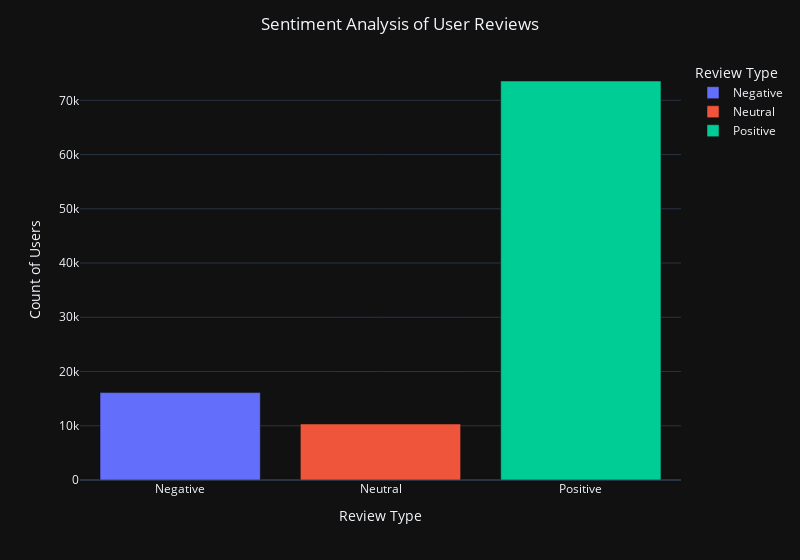

Source (notebook cell):
### Code cell
fig=px.bar(count_review_df,x='Review Type',y='Count of Users', color='Review Type', template='plotly_dark')
fig.update_layout (width=800,title=dict (text="Sentiment Analysis of User Reviews", x=0.5))
fig.show()

### Figure 1 — Plotly figure (JSON) as saved in the notebook; plotly's stock layout.template omitted (floating-point values rounded to 4 significant figures)
{"data": [{"alignmentgroup": "True", "hovertemplate": "Review Type=%{x}<br>Count of Users=%{y}<extra></extra>", "legendgroup": "Negative", "marker": {"color": "#636efa", "pattern": {"shape": ""}}, "name": "Negative", "offsetgroup": "Negative", "orientation": "v", "showlegend": true, "textposition": "auto", "type": "bar", "x": ["Negative"], "xaxis": "x", "y": [16111], "yaxis": "y"}, {"alignmentgroup": "True", "hovertemplate": "Review Type=%{x}<br>Count of Users=%{y}<extra></extra>", "legendgroup": "Neutral", "marker": {"color": "#EF553B", "pattern": {"shape": ""}}, "name": "Neutral", "offsetgroup": "Neutral", "orientation": "v", "showlegend": true, "textposition": "auto", "type": "bar", "x": ["Neutral"], "xaxis": "x", "y": [10330], "yaxis": "y"}, {"alignmentgroup": "True", "hovertemplate": "Review Type=%{x}<br>Count of Users=%{y}<extra></extra>", "legendgroup": "Positive", "marker": {"color": "#00cc96", "pattern": {"shape": ""}}, "name": "Positive", "offsetgroup": "Positive", "orientation": "v", "showlegend": true, "textposition": "auto", "type": "bar", "x": ["Positive"], "xaxis": "x", "y": [73559], "yaxis": "y"}], "layout": {"barmode": "relative", "legend": {"title": {"text": "Review Type"}, "tracegroupgap": 0}, "margin": {"t": 60}, "title": {"text": "Sentiment Analysis of User Reviews", "x": 0.5}, "width": 800, "xaxis": {"anchor": "y", "categoryarray": ["Negative", "Neutral", "Positive"], "categoryorder": "array", "domain": [0, 1], "title": {"text": "Review Type"}}, "yaxis": {"anchor": "x", "domain": [0, 1], "title": {"text": "Count of Users"}}}}
